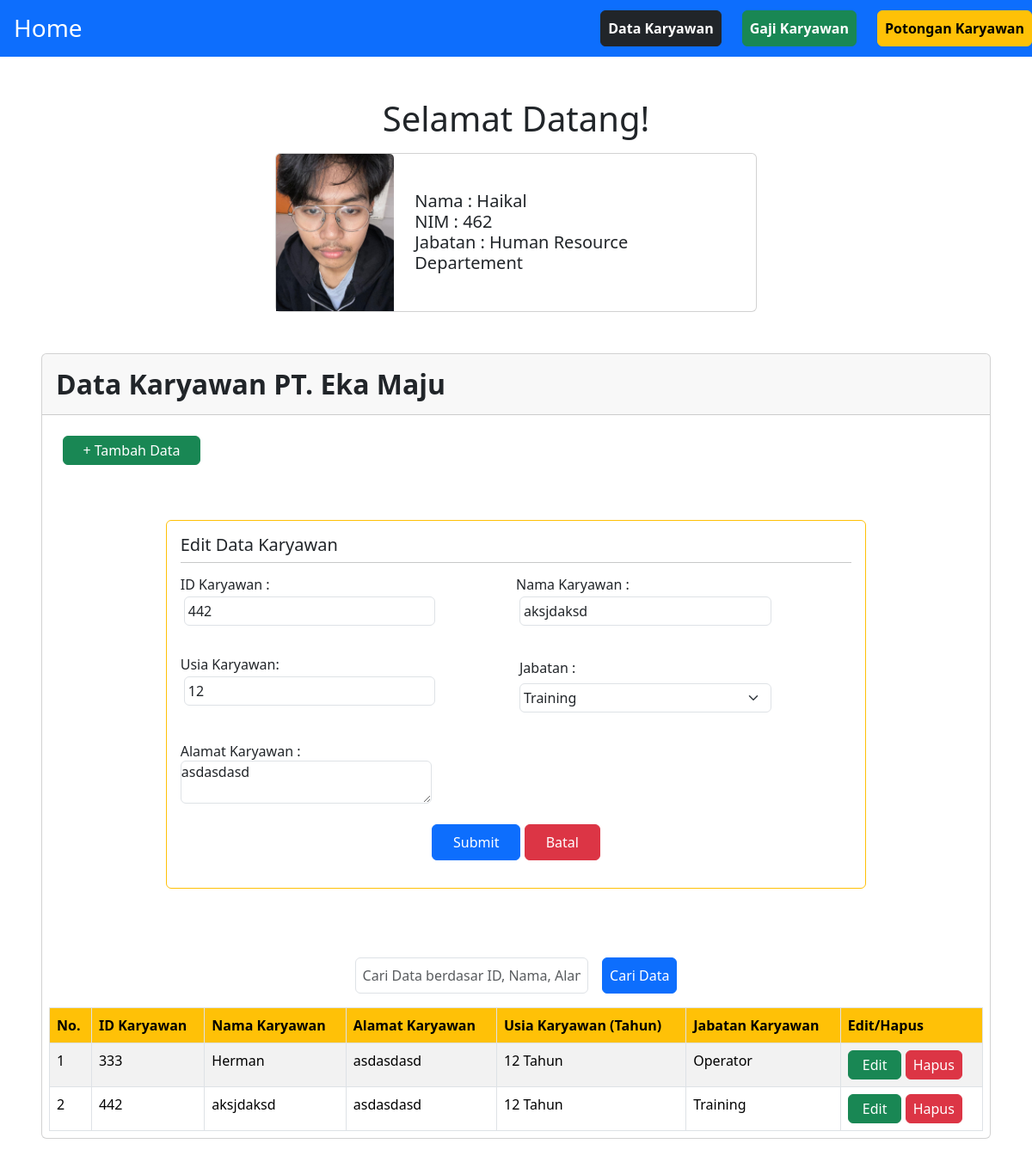
Page /462_DataKaryawan/index.php?page=edit&idkaryawan=442 on the committed database.
### tables this page shows
CREATE TABLE `data_karyawan` (
  `id_karyawan` int(4) NOT NULL,
  `nama_karyawan` varchar(40) NOT NULL,
  `alamat_karyawan` varchar(255) DEFAULT NULL,
  `usia_karyawan` int(2) NOT NULL,
  `jabatan_karyawan` varchar(20) NOT NULL
);

### 462_DataKaryawan/index.php (the view, shortened to what this page needs)
<?php
    include ('config.php');
    $koneksi = new Lib462();
    $data =$koneksi->tampilData();
    ?>
    <!DOCTYPE html>
    <html lang="en">
    <head>
        <link rel="stylesheet" href="./css/main.css">
        <link rel="stylesheet" href="./css/bootstrap.min.css">
    </head>
    <body>
        <div class="container-fluid">
        <nav class="navbar bg-body-tertiary">
    <div class="container-fluid bg-primary">
        <a class="navbar-brand text-white p-3" href="../">
        <h3>Home</h3>
        </a>
        <div class="d-flex justify-space-between gap-4">
                <a href="../462_DataKaryawan/" class="btn btn-dark fw-bold ms-5 p-2">Data Karyawan</a>
                <a href="../469_GajiKaryawan/" class="btn btn-success fw-bold p-2">Gaji Karyawan</a>
                <a href="../454_PotonganKaryawan/" class="btn btn-warning fw-bold p-2">Potongan Karyawan</a>
            </div>
    </div>
    </nav>
    <div class="container mt-5 d-flex flex-column align-items-center mx-auto">
    <h1 class="mb-3">Selamat Datang!</h1>
    <div class="card" style="width: 35rem;">
    <div class="d-flex">
    <div class="w-25">
    <img src="./assets/haikal.jpeg" class="card-img-top" alt="...">
    </div>
    <div class="card-body align-items-center align-self-center px-4">
        <h5 class="card-text">Nama : Haikal</h5>
        <h5 class="card-text">NIM : 462</h5>
        <h5 class="card-text">Jabatan : Human Resource Departement</h5>
    </div>
    </div>
    </div>
        </div>
        <div class="container-fluid p-5 mx-auto">
            <div class="card">
                <div class="card-header p-3">
                    <h2 class="fw-bold text-dark">Data Karyawan PT. Eka Maju</h2>
                </div>
        <div class="m-2">
        <table class="table table-striped table-bordered">
        <a href="?page=tambah" class="btn py-1 px-3 m-3 btn-success" style="width:10rem;">+ Tambah Data</a>
    <div class="d-flex flex-column justify-content-center mx-auto">
        <?php
            $koneksi->pageShow();
            ?>
        </div>
        <div class ="my-3 d-flex justify-content-center">
            <form method="get">
                <input type="text" class="form-control w-25 p-2" name="462_cari" id="" placeholder="Cari Data berdasar ID, Nama, Alamat, atau Jabatan">
                <button class="btn btn-primary p-2 ms-3">Cari Data</button>
            </form>
        </div>
        <thead>
            <td class="fw-bold bg-warning p-2">No.</td>
            <td class="fw-bold bg-warning p-2">ID Karyawan</td>
            <td class="fw-bold bg-warning p-2">Nama Karyawan</td>
            <td class="fw-bold bg-warning p-2">Alamat Karyawan</td>
            <td class="fw-bold bg-warning p-2">Usia Karyawan (Tahun)</td>
            <td class="fw-bold bg-warning p-2">Jabatan Karyawan</td>
            <td class="fw-bold bg-warning p-2">Edit/Hapus</td>
        </thead>
        <?php
$nomor = 1;
foreach ($data as $data) {
    echo "<tr>";
    echo "<td class='p-2'>" . $nomor . "</td>";
    echo "<td class='p-2'>" . $data['id_karyawan'] . "</td>";
    echo "<td class='p-2'>" . $data['nama_karyawan'] . "</td>";
    echo "<td class='p-2'>" . $data['alamat_karyawan'] . "</td>";
    echo "<td class='p-2'>" . $data['usia_karyawan'] . " Tahun</td>";
    echo "<td class='p-2'>" . $data['jabatan_karyawan'] . "</td>";
    echo "<td class='p-2'> ";
    echo "<a href='?page=edit&idkaryawan=" . $data['id_karyawan'] . "' class='btn py-1 px-3 btn-success'>Edit</a> ";
    echo "<a href='?hapus=" . $data['id_karyawan'] . "' onclick=\"return confirm('Apakah Anda Yakin Menghapus Data Ini?');\" class='btn py-1 px-2 btn-danger'>Hapus</a>";
    echo "</td>";
    echo "</tr>";
    $nomor++;
}
?>
        </table>
        </div>
        </div>
        </div>
        </div>
    </body>
    </html>

### 462_DataKaryawan/edit.php (shortened to what this page needs)
<?php
include_once('config.php');
$edit = new Lib462();
$edit->editData();
$tampil = $edit->ambilData();
?>
<!DOCTYPE html>
<html lang="en">
<head>
    <link rel="stylesheet" href="/css/main.css">
    <link rel="stylesheet" href="/css/bootstrap.min.css">
</head>
<body>
  <form action="" method="post">
  <div class="container-fluid p-3 my-5 w-75 rounded border border-warning align-self-center">
  <div>
  <h5 class="mb-2">Edit Data Karyawan</h5>
  <hr >
</div>
<div class="row">
<div class="my-3 col-md-6">
        <div class="d-flex flex-column w-75">
    <label for="462_nomorinduk"><h6>ID Karyawan :</h6></label>
    <input type="number" class="form-control p-1 m-1" name="462_id" id="" value="<?php echo $tampil[0]['id_karyawan'] ?>" readonly>
    </div>
    </div>
    <div class="my-3 col-md-6">
    <div class="d-flex flex-column w-75">
    <label for="462_nama"><h6>Nama Karyawan :</h6></label>
    <input type="text" class="form-control p-1 m-1" name="462_nama" id="" value="<?php echo $tampil[0]['nama_karyawan'] ?>" required>
    </div>
    </div>
<div class="my-3 col-md-6">
<div class="d-flex flex-column w-75">
    <label for="462_usia"><h6>Usia Karyawan:</h6></label>
    <input type="number" class="form-control p-1 m-1" name="462_usia" maxlength="2" value="<?php echo $tampil[0]['usia_karyawan'] ?>" required>
</div>
    </div>
<div class="my-3 col-md-6 d-flex">
    <div class="d-flex flex-column w-75">
    <label for="462_Jabatan" class="form-label p-1">
        <h6>Jabatan :</h6>
    </label>
    <select  class="form-select p-1 m-1" name="462_jabatan">
      <option value="Training" <?php echo ($tampil[0]['jabatan_karyawan'] == 'Training') ? 'selected' : ''; ?>>Training</option>
    </select>
    </div>
</div>
    <div class="my-3 col-md-6">
        <div class="d-flex flex-column w-75">
    <label for="462_gajipokok"><h6>Alamat Karyawan :</h6></label>
    <textarea name="462_alamat" class="form-control" id="" ><?php echo $tampil[0]['alamat_karyawan'] ?></textarea>
    </div>
    </div>
    </div>
    <div class="text-center mt-2 mb-3">
  <button type="submit" class="btn btn-primary px-4 py-2">Submit</button>
  <a href="?" class="btn btn-danger px-4 py-2">Batal</a>
  </div>
  </form>
</body>
</html>

### 462_DataKaryawan/css/main.css (style rules this page uses)
* { padding: 0 !important; margin: 0 !important; }

### css/main.css (style rules this page uses)
* { padding: 0 !important; margin: 0 !important; }

### rows in the picture
data_karyawan: id_karyawan "442", nama_karyawan "aksjdaksd", usia_karyawan "12", jabatan_karyawan "Training", alamat_karyawan "asdasdasd"
data_karyawan: id_karyawan "333", nama_karyawan "Herman", alamat_karyawan "asdasdasd", usia_karyawan "12", jabatan_karyawan "Operator"
